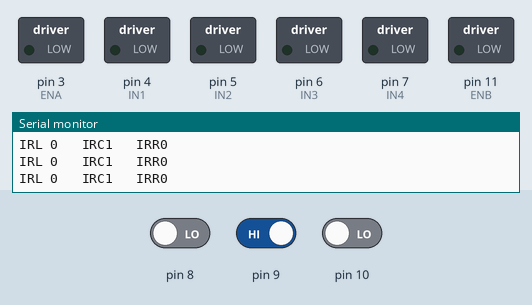
This sketch was run on a simulated Arduino Uno, built with avr-gcc and run on an emulated ATmega328P. Parts: switched loads named in the sketch (green lamp = pin HIGH), the last lines printed to the serial monitor. Inputs (shaded band) come from the test bench; at power-on: pin 8 LOW, pin 9 HIGH, pin 10 LOW.

Above: at 1.2 s.
1.3 s: pin 8 driven HIGH
At 1.9 s:
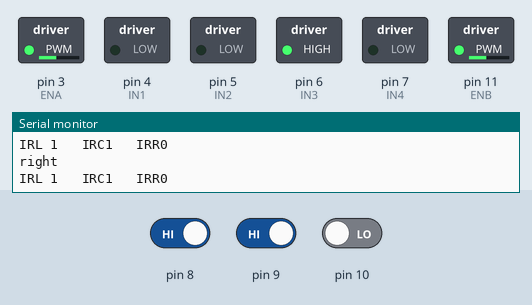
2.8 s: pin 9 driven LOW
5.8 s: pin 10 driven HIGH
At 6.8 s:
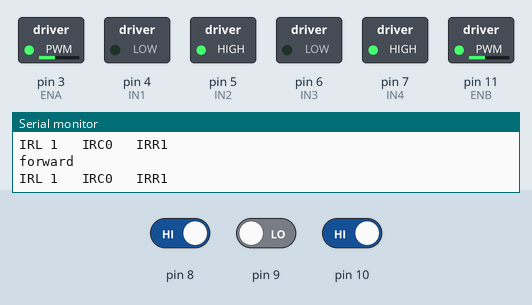
7.3 s: pin 8 driven LOW
10.3 s: pin 9 driven HIGH
At 10.9 s:
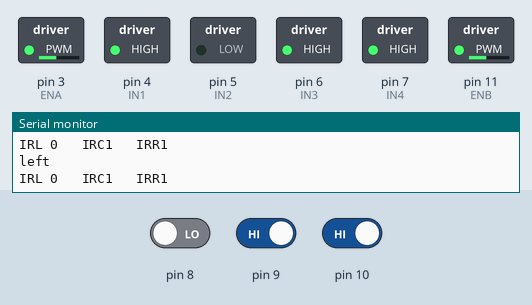
11.8 s: pin 10 driven LOW
Timing chart, 0 to 14.8 s (numbered marks = the images above; inputs shaded):
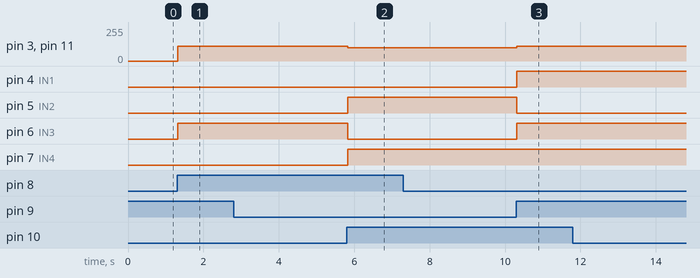

The sketch:

3array_line.ino
```cpp
// use 4 motors wires to pin  4, 5, 6, 7
const int IN1 = 4;
const int IN2 = 5;
const int IN3 = 6;
const int IN4 = 7;

//use it as enable pin on motor driver.
const int ENA = 3;
const int ENB = 11;


void setup() {
  Serial.begin(9600);
  //connect 3 lines ir sensor to pin 8,9 ,10.
  pinMode(8,INPUT);
  pinMode(9,INPUT);
  pinMode(10,INPUT);


  pinMode (IN1, OUTPUT);
  pinMode (IN2, OUTPUT);
  pinMode (IN3, OUTPUT);
  pinMode (IN4, OUTPUT);


}

void loop() {
 Serial.print("IRL ");
 Serial.print(digitalRead(8));
 Serial.print("   IRC");
 Serial.print(digitalRead(9));
 Serial.print("   IRR");
 Serial.println(digitalRead(10));

 if(digitalRead(8)== 1 && digitalRead(9)==0 && digitalRead(10) == 1){

  forward();
 }
 else if(digitalRead(8)== 0 && digitalRead(9)==1 && digitalRead(10) == 1){

  left();
 }

  else if(digitalRead(8)== 1 && digitalRead(9)==1 && digitalRead(10) == 0){

  right();
 }

 else if(digitalRead(8)== 0 && digitalRead(9)== 0 && digitalRead(10) == 0){
  chup();
 }


}

void forward(){
      Serial.println("forward");
      //calibrate enable values as per you battery performance.
      analogWrite(ENA, 100);
      analogWrite(ENB, 100);
                      digitalWrite(IN1, LOW);
                      digitalWrite(IN2, HIGH);
                      digitalWrite(IN3, LOW);
                      digitalWrite(IN4, HIGH);
  }

 void left(){

      Serial.println("left");
      analogWrite(ENA, 110);
      analogWrite(ENB, 110);


                      digitalWrite(IN1, HIGH);
                      digitalWrite(IN2, LOW);
                      digitalWrite(IN3, HIGH);
                      digitalWrite(IN4, HIGH);

  }

   void right(){

      Serial.println("right");
      analogWrite(ENA, 110);
      analogWrite(ENB, 110);

                    digitalWrite(IN1, LOW);
                    digitalWrite(IN2, LOW);
                    digitalWrite(IN3, HIGH);
                    digitalWrite(IN4, LOW);


  }

    void chup(){
      Serial.println("stop");
                      digitalWrite(IN1, LOW);
                      digitalWrite(IN2, LOW);
                      digitalWrite(IN3, LOW);
                      digitalWrite(IN4, LOW);
  }
```

Measured:
- after the input at 1.3 s, pin 3 (ENA), pin 11 (ENB): 0/255 → 110/255 at once; pin 6 (IN3): LOW → HIGH at once
- after the input at 5.8 s, pin 3 (ENA), pin 11 (ENB): 110/255 → 100/255 at once; pin 5 (IN2), pin 7 (IN4): LOW → HIGH at once; pin 6 (IN3): HIGH → LOW at once
- after the input at 10.3 s, pin 3 (ENA), pin 11 (ENB): 100/255 → 110/255 at once; pin 4 (IN1), pin 6 (IN3): LOW → HIGH at once; pin 5 (IN2): HIGH → LOW at once
